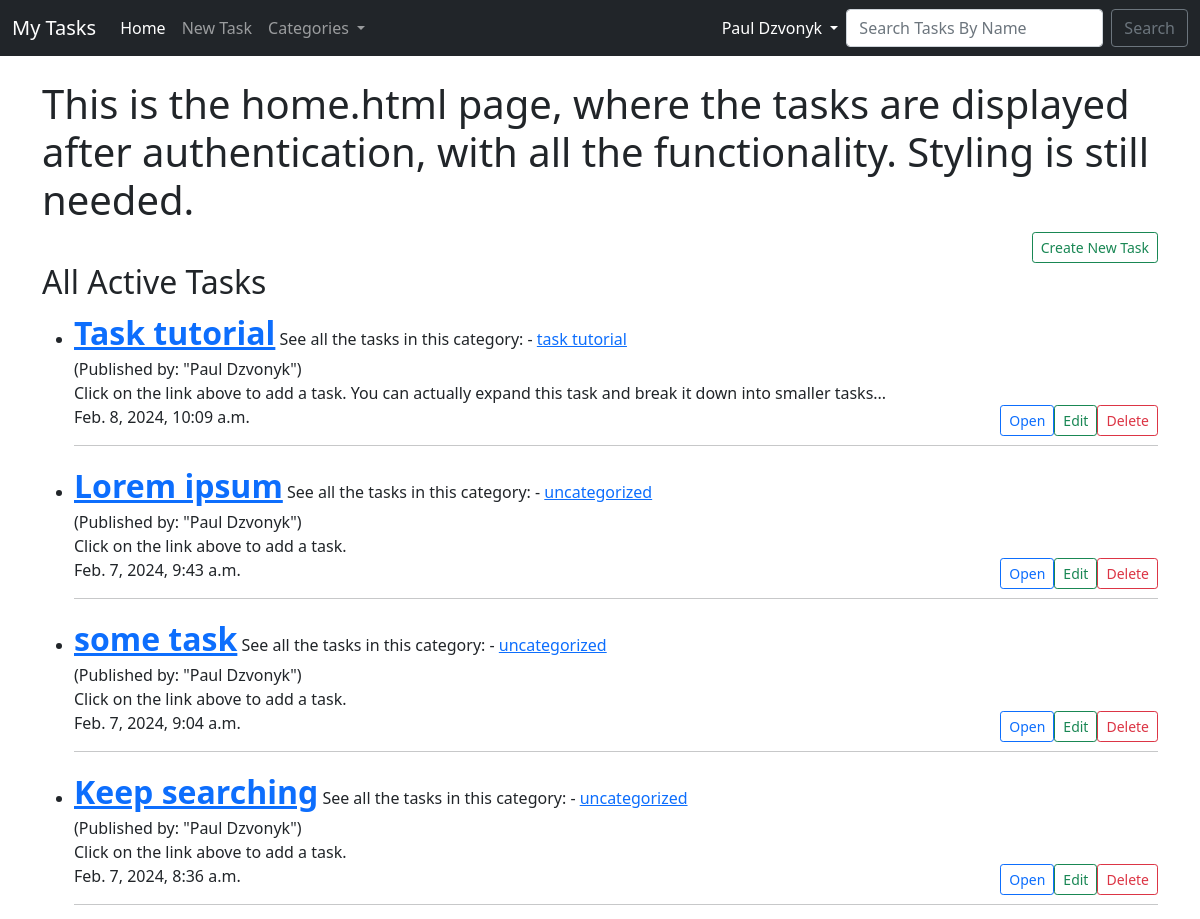
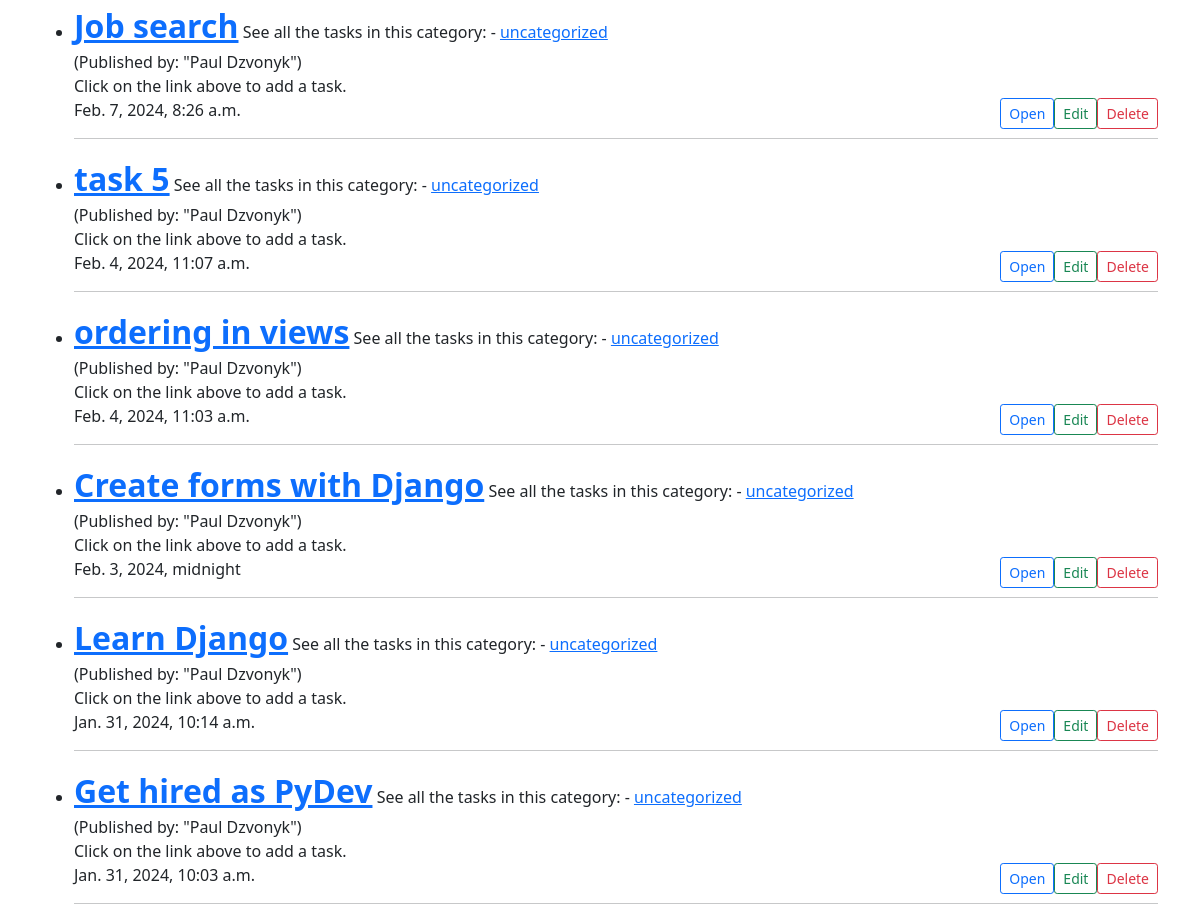
The app's page /home/ (signed in) with its own data (2 pictures, top to bottom).
### task/models.py (models this page shows, shortened)
class Task(models.Model):
    title = models.CharField(max_length=200)
    title_tag = models.CharField(max_length=200)
    author = models.ForeignKey(User, on_delete=models.CASCADE)
    image_header = models.ImageField(null=True, blank=True, upload_to='image_header/')
    task_images = models.ImageField(null=True, blank=True, upload_to='task_images/')
    short_description = RichTextField(blank=True, null=True)
    date_created = models.DateTimeField(auto_now_add=True)
    priority = models.IntegerField(default=0)
    category = models.CharField(max_length=200, default='uncategorized')
    snippet = models.CharField(max_length=200)
    completed = models.BooleanField(default=False)
    likes = models.ManyToManyField(User, related_name='task_likes')

### task/views.py (the view)
# urls.py: path('home/', HomeView.as_view(), name='home'),
class HomeView(CategoryMixin, ListView):
    model = Task
    template_name = 'task/home.html'
    ordering = ['-date_created']

### task/models.py (called while the page is built)
    def __str__(self):
        return self.category_name

### task/views.py (called while the page is built)
    def get_context_data(self, *args, **kwargs):
        cat_list = Category.objects.all()
        context = super().get_context_data(*args, **kwargs)
        context['cat_list'] = cat_list
        return context

### task/templates/task/home.html
{% extends 'task/base.html' %}
{% block content %}
{% if user.is_authenticated %}
<h1>This is the home.html page, where the tasks are displayed after authentication, with all the functionality.
    Styling is still needed.</h1>
<div class="d-grid gap-2 d-md-flex justify-content-md-end">
    <a href="{% url 'add_task' %}" class="btn btn-outline-success btn-sm">Create New Task</a>
</div>
<h2>All Active Tasks</h2>
<ul>
    {% for task in object_list %}
    {% if user.id == task.author.id %}
    <li>
        <a class="fs-2 fw-bold" href="{% url 'task-detail' task.pk %}">{{ task.title }}</a>
        See all the tasks in this category: - <a href="{% url 'category' task.category|slugify %}">{{ task.category }}</a> <br>
        (Published by: "{{ task.author.first_name }} {{ task.author.last_name }}")
        <br>
        {{ task.snippet }}
        <br>
        {{ task.date_created }}
        {% if user.is_authenticated %}
        <a class="btn btn-outline-danger btn-sm float-end" href="{% url 'delete_task' task.pk %}">Delete</a>
        <a class="btn btn-outline-success btn-sm float-end" href="{% url 'edit_task' task.pk %}">Edit</a>
        <a class="btn btn-outline-primary btn-sm float-end" href="{% url 'task-detail' task.pk %}">Open</a>
        {% endif %}
        <hr>
    </li>
    {% endif %}
    {% endfor %}
</ul>
{% endif %}
{% endblock %}

### task/templates/task/base.html (shortened to what this page needs)
{% load static %}
<!doctype html>
<html lang="en">
<head>
    <link href="https://cdn.jsdelivr.net/npm/bootstrap@5.0.2/dist/css/bootstrap.min.css"
          rel="stylesheet"
>
    <link rel="stylesheet" href="{% static 'task/css/custom.css' %}">
</head>
<body>
<nav class="navbar navbar-expand-lg navbar-dark bg-dark">
    <div class="container-fluid">
        <a class="navbar-brand" href="{% url 'landing_page' %}">My Tasks</a>
        <div class="collapse navbar-collapse" id="navbarSupportedContent">
            <ul class="navbar-nav me-auto mb-2 mb-lg-0">
                {% if user.is_authenticated %}
                <li class="nav-item">
                    <a class="nav-link active" aria-current="page" href="{% url 'home' %}">Home</a>
                </li>
                <li class="nav-item">
                    <a class="nav-link" href="{% url 'add_task' %}">New Task</a>
                </li>
                {% if cat_list %}
                <li class="nav-item dropdown">
                    <a class="nav-link dropdown-toggle" href="#" id="categoryDropdown" role="button" data-bs-toggle="dropdown" aria-expanded="false">
                        Categories
                    </a>
                </li>
                {% endif %}
                {% endif %}
            </ul>
            {% if user.is_authenticated %}
            <ul class="navbar-nav ml-auto mb-2 mb-lg-0">
                <li class="nav-item dropdown">
                    <a class="nav-link active dropdown-toggle" id="profileDropdown" role="button" data-bs-toggle="dropdown" aria-expanded="false">
                        {{ user.first_name }} {{ user.last_name }}
                    </a>
                </li>
            </ul>
            <form class="d-flex" method=POST action="{% url 'search-task' %}">
                <input class="form-control me-2" type="search" placeholder="Search Tasks By Name"
                       aria-label="Search" name="search-for">
                <button class="btn btn-outline-secondary" type="submit">Search</button>
            </form>
            {% endif %}
        </div>
    </div>
</nav>
<div class="container">
    <br>
    {% block content %}
    {% endblock %}
</div>
  </body>
</html>

### records on screen
Task: title "Task tutorial", category "task tutorial", author.first_name "Paul", author.last_name "Dzvonyk", snippet "Click on the link above to add a task. You can actually expand this task and break it down into smaller tasks...", date_created "Feb. 8, 2024, 10:09 a.m."
Task: title "Lorem ipsum", category "uncategorized", author.first_name "Paul", author.last_name "Dzvonyk", snippet "Click on the link above to add a task.", date_created "Feb. 7, 2024, 9:43 a.m."
Task: title "some task", category "uncategorized", author.first_name "Paul", author.last_name "Dzvonyk", snippet "Click on the link above to add a task.", date_created "Feb. 7, 2024, 9:04 a.m."
Task: title "Keep searching", category "uncategorized", author.first_name "Paul", author.last_name "Dzvonyk", snippet "Click on the link above to add a task.", date_created "Feb. 7, 2024, 8:36 a.m."
Task: title "Job search", category "uncategorized", author.first_name "Paul", author.last_name "Dzvonyk", snippet "Click on the link above to add a task.", date_created "Feb. 7, 2024, 8:26 a.m."
Task: title "task 5", category "uncategorized", author.first_name "Paul", author.last_name "Dzvonyk", snippet "Click on the link above to add a task.", date_created "Feb. 4, 2024, 11:07 a.m."
Task: title "ordering in views", category "uncategorized", author.first_name "Paul", author.last_name "Dzvonyk", snippet "Click on the link above to add a task.", date_created "Feb. 4, 2024, 11:03 a.m."
Task: title "Create forms with Django", category "uncategorized", author.first_name "Paul", author.last_name "Dzvonyk", snippet "Click on the link above to add a task.", date_created "Feb. 3, 2024, midnight"
Task: title "Learn Django", category "uncategorized", author.first_name "Paul", author.last_name "Dzvonyk", snippet "Click on the link above to add a task.", date_created "Jan. 31, 2024, 10:14 a.m."
Task: title "Get hired as PyDev", category "uncategorized", author.first_name "Paul", author.last_name "Dzvonyk", snippet "Click on the link above to add a task.", date_created "Jan. 31, 2024, 10:03 a.m."

### other values on screen
{{ user.first_name }} "Paul"
{{ user.last_name }} "Dzvonyk"
